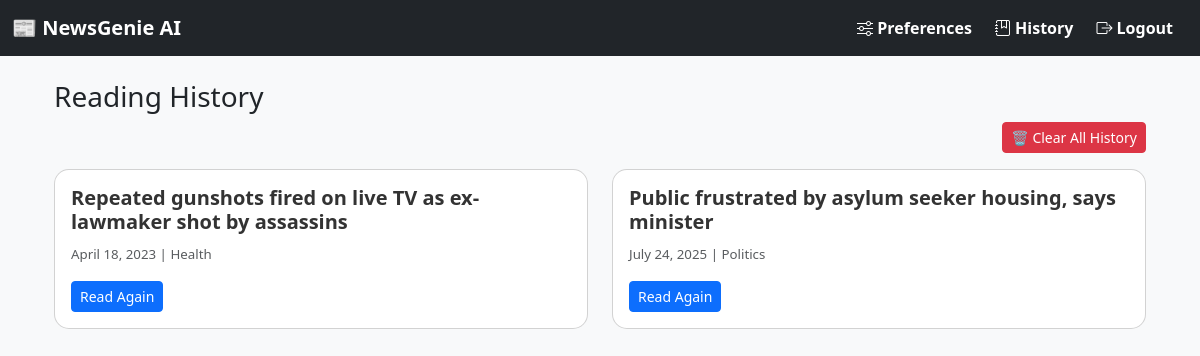
/history/ (signed in), run on an earlier commit of the app's database.
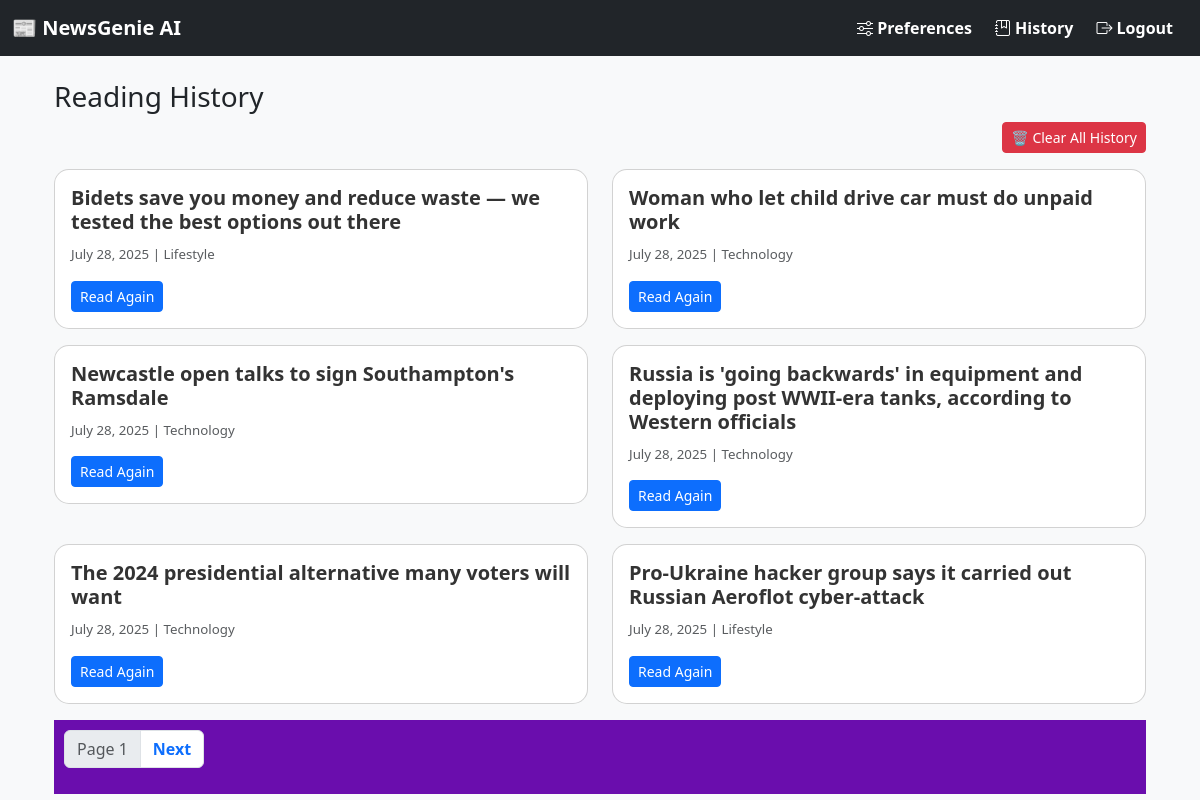
And on a later commit of the database.
### news/models.py (models this page shows, shortened)
class Article(models.Model):
    title = models.CharField(max_length=200)
    content = models.TextField()
    summary = models.TextField(blank=True, null=True)
    source_url = models.URLField()
    category = models.ForeignKey(Category, on_delete=models.CASCADE)
    published_date = models.DateTimeField(default=timezone.now)
    created_at = models.DateTimeField(auto_now_add=True)
    audio_file = models.FileField(upload_to='news_audio/', blank=True, null=True)
    link = models.URLField(max_length=500, unique=True, null=True, blank=True)
    source = models.CharField(max_length=100, default='Unknown')
    approved = models.BooleanField(default=False)
    class Meta:
        ordering = ['-published_date']

class Category(models.Model):
    name = models.CharField(max_length=100)
    description = models.TextField(blank=True)
    class Meta:
        verbose_name_plural = "Categories"

### news/views.py (the view)
# urls.py: path('history/', views.reading_history, name='reading_history'),
@login_required
def reading_history(request):
    history_entries = ReadingHistory.objects.filter(user=request.user).select_related('article').order_by('-read_at')
    articles = [entry.article for entry in history_entries]
    paginator = Paginator(articles, 6)
    page_number = request.GET.get('page')
    page_obj = paginator.get_page(page_number)
    return render(request, 'news/reading_history.html', {
        'articles': page_obj,
        'page_obj': page_obj,
        'is_paginated': page_obj.has_other_pages()
    })

### templates/news/reading_history.html (shortened to what this page needs)
{% extends 'base.html' %}
{% block content %}
<div class="container mt-4">
    <h3> Reading History</h3>
    {% if articles %}
        <div class="d-flex justify-content-end mb-3">
    <a href="{% url 'clear_history' %}" class="btn btn-danger btn-sm">🗑️ Clear All History</a>
</div>
        <div class="row">
            {% for article in articles %}
                <div class="col-md-6 mb-3">
                    <div class="card">
                        <div class="card-body">
                            <h5 class="card-title">{{ article.title }}</h5>
                            <p class="card-text">
                                <small class="text-muted">{{ article.published_date|date:"F d, Y" }} | {{ article.category.name }}</small>
                            </p>
                            <a href="{% url 'article_detail' article.id %}" class="btn btn-sm btn-primary">Read Again</a>
                        </div>
                    </div>
                </div>
            {% endfor %}
        </div>
        {% if is_paginated %}
            <nav aria-label="Page navigation">
                <ul class="pagination">
                    <li class="page-item disabled">
                        <span class="page-link">Page {{ page_obj.number }}</span>
                    </li>
                    {% if page_obj.has_next %}
                        <li class="page-item">
                            <a class="page-link" href="?page={{ page_obj.next_page_number }}">Next</a>
                        </li>
                    {% endif %}
                </ul>
            </nav>
        {% endif %}
    {% else %}
        <p class="text-muted">No articles in your reading history yet.</p>
    {% endif %}
</div>
{% endblock %}

What changed in the data, as far as the page shows it:
removed Article: title "Repeated gunshots fired on live TV as ex-lawmaker shot by assassins", published_date "April 18, 2023", category.name "Health"
removed Article: title "Public frustrated by asylum seeker housing, says minister", published_date "July 24, 2025", category.name "Politics"
added Article: title "Bidets save you money and reduce waste — we tested the best options out there", published_date "July 28, 2025", category.name "Lifestyle"
added Article: title "Woman who let child drive car must do unpaid work", published_date "July 28, 2025", category.name "Technology"
added Article: title "Newcastle open talks to sign Southampton's Ramsdale", published_date "July 28, 2025", category.name "Technology"
added Article: title "Russia is 'going backwards' in equipment and deploying post WWII-era tanks, according to Western officials", published_date "July 28, 2025", category.name "Technology"
added Article: title "The 2024 presidential alternative many voters will want", published_date "July 28, 2025", category.name "Technology"
added Article: title "Pro-Ukraine hacker group says it carried out Russian Aeroflot cyber-attack", published_date "July 28, 2025", category.name "Lifestyle"
Also different on the page:
{{ page_obj.number }}: (not shown) → "1"
text now shown: "Page Next"
